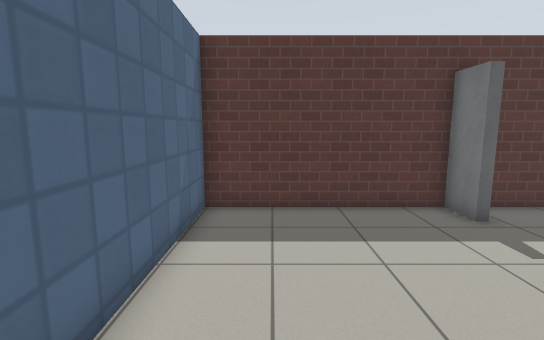
View 1 (above)

16 first-person views from a walk through a Gazebo world. The camera is 1.2 m above the floor, tilts 8° down and sees 85° across. The floor is counted in squares, 0.5 m on a side. Each view is taken from the middle of a square. On the plan, view 1 faces up. The plan holds only what a view shows up to about 18 squares ahead; the rest is blank. The place goes on beyond the plan. The robots in the file are not drawn. Simple patterns stand in for the simulator's built-in surfaces.

View 2
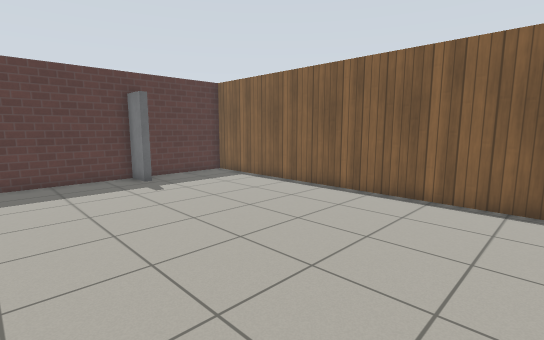

View 3
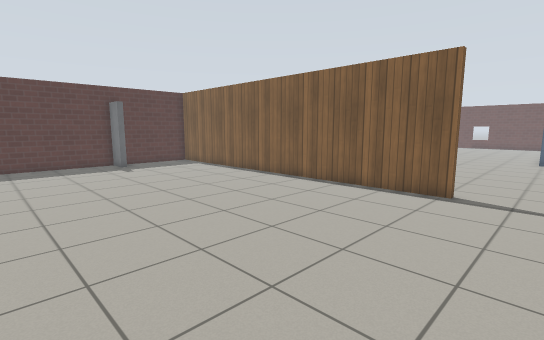

View 4
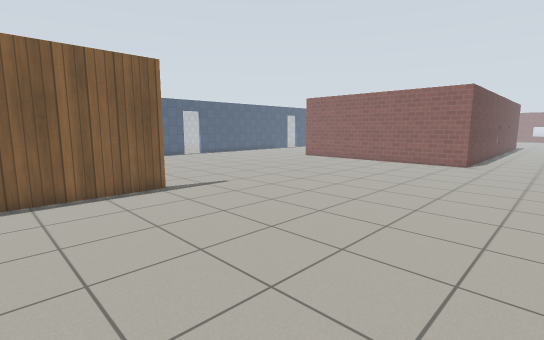

View 5
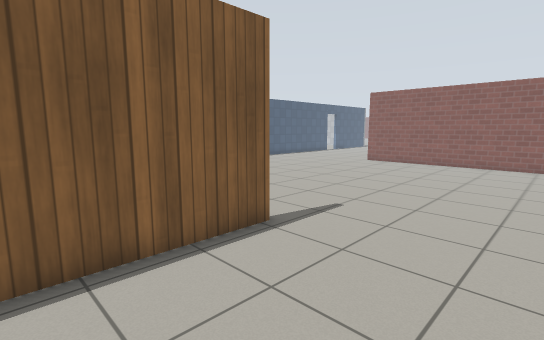

View 6
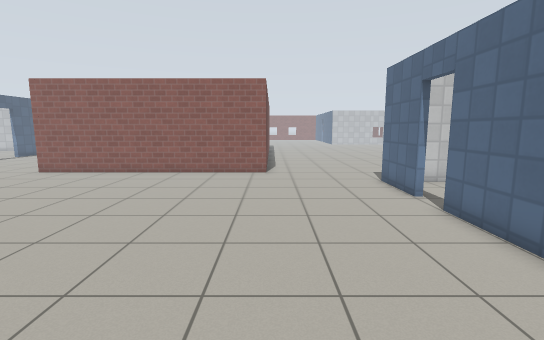

View 7
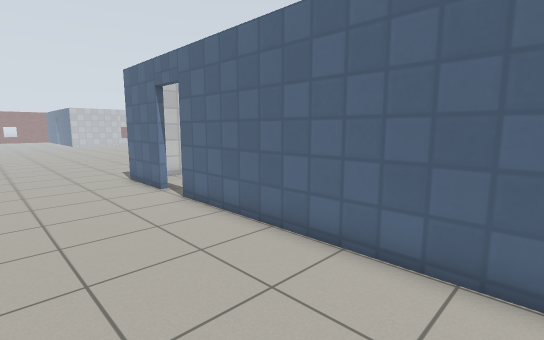

View 8
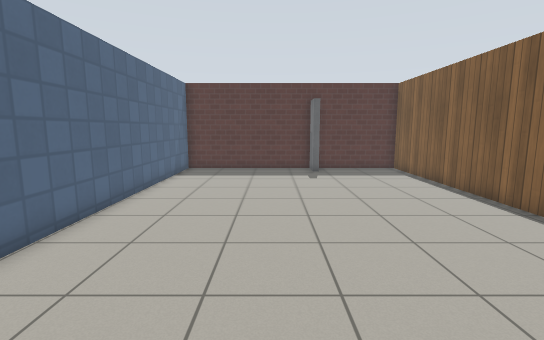

View 9
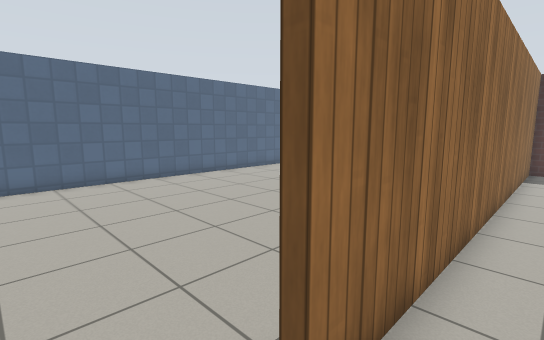

View 10
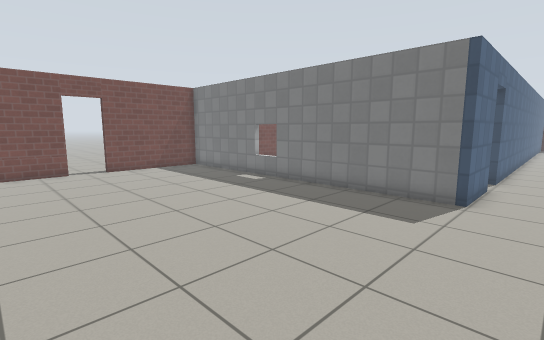

View 11
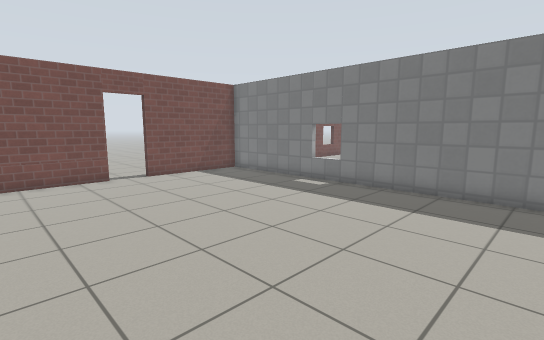

View 12
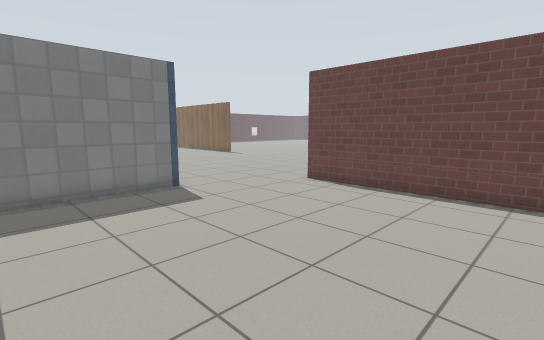

View 13
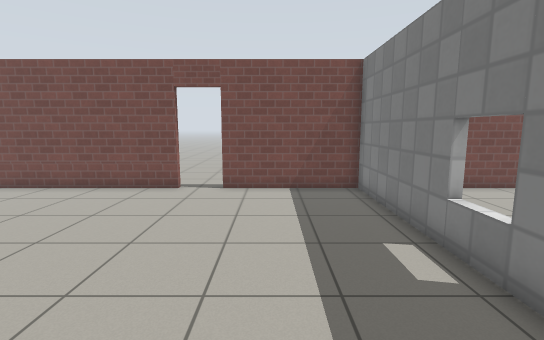

View 14
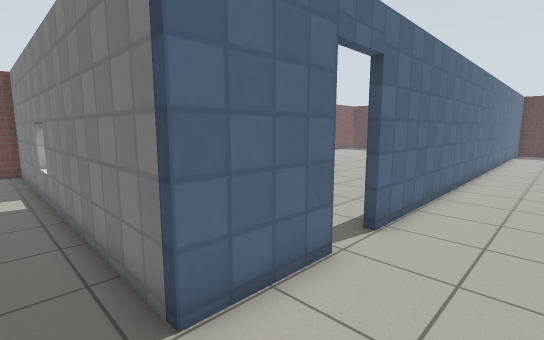

View 15
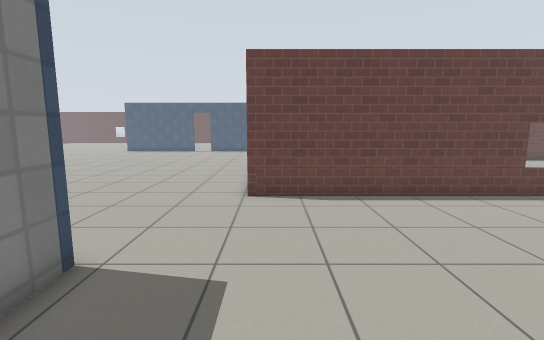

View 16
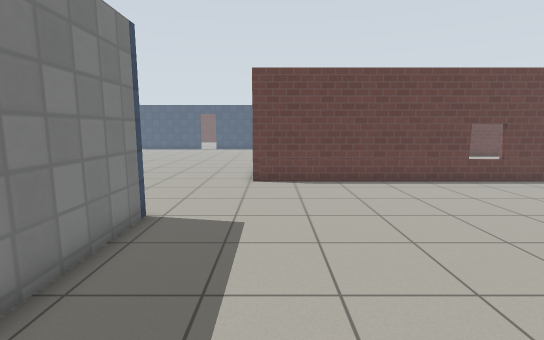

### Floor plan
Points are (right, up) in squares from view 1. A wall is a line through its corners. A room is listed if a view was taken in it or the views show most of it. See-through windows are left out.
Room 1 (views 1, 2, 3, 4, 5, 6, 7, 8, 9)
walls: (10.4, -9.4) (10.4, 8.8) (-2, 8.8) (-2, -17.6); (-2, -19.2) (-2, -22.5); (3.3, -25.1) (12.5, -25.1); (10.7, 8.8) (10.7, -9.4)
ways out: opening at (1, -24) to room 2; open door at (-2, -18.5)
objects: door leaf (5, 8) to (6, 8)
Room 2 (views 10, 11, 12, 13, 14, 15, 16)
walls: (-2, -22.5) (-17.8, -22.5) (-17.8, -28); (-17.8, -29.8) (-17.8, -34.5); (3.3, -34.5) (3.3, -25.1)
ways out: opening at (1, -24) to room 1; open door at (-18, -28.5)

Where each view was taken, in squares from view 1:
view 1: 0 up, 0 right, facing up
view 2: 6 down, 0 right, facing up-right
view 3: 12 down, 1 left, facing up-right
view 4: 4 down, 1 left, facing down-right
view 5: 4 down, 5 right, facing down-right
view 6: 9 down, 3 right, facing down
view 7: 8 down, 3 right, facing down-left
view 8: 9 down, 3 right, facing up
view 9: 11 down, 12 right, facing up-left
view 10: 33 down, 0 right, facing up-left
view 11: 34 down, 3 left, facing up-left
view 12: 34 down, 8 left, facing up-right
view 13: 26 down, 6 left, facing left
view 14: 24 down, 1 right, facing up-left
view 15: 26 down, 7 left, facing right
view 16: 26 down, 10 left, facing right
